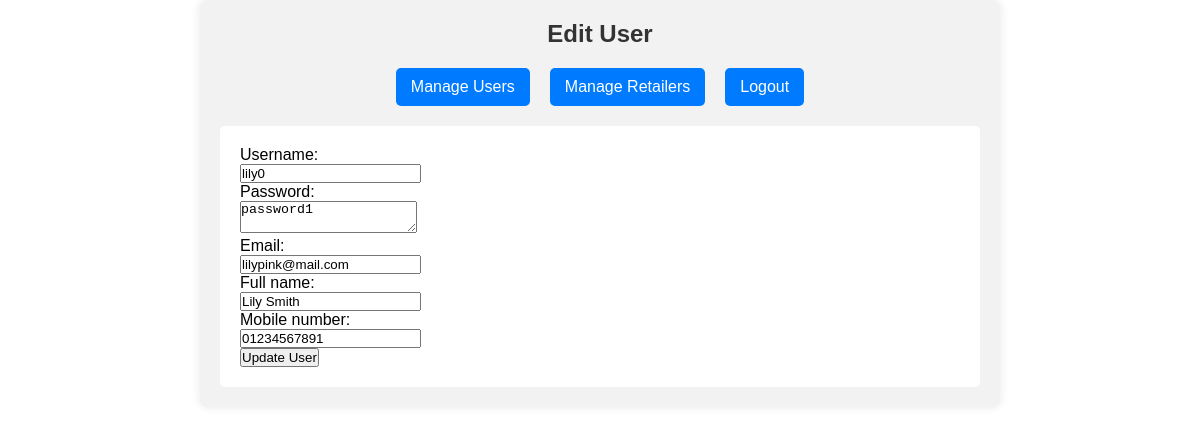
The app's page /admin/edit_user.php?user_id=1 with its own data.
### tables this page shows
CREATE TABLE `users` (
  `user_id` int(11) NOT NULL,
  `username` varchar(50) DEFAULT NULL,
  `password` varchar(50) DEFAULT NULL,
  `email` varchar(50) DEFAULT NULL,
  `full_name` varchar(50) DEFAULT NULL,
  `mobile_number` varchar(11) DEFAULT NULL
);

### admin/edit_user.php (the view, shortened to what this page needs)
<?php
require_once '../database/connect.php';
$user_id = $_GET['user_id'];
$sql = "SELECT * FROM users WHERE user_id = ?";
$stmt = $conn->prepare($sql);
$stmt->bind_param("i", $user_id);
$stmt->execute();
$result = $stmt->get_result();
$row = $result->fetch_assoc();
?>
<!DOCTYPE html>
<html>
<head>
    <link rel="stylesheet" type="text/css" href="../css/style.css">
</head>
<body>
<div class='dashboard'>
    <h1 class='dashboard-title'>Edit User</h1>
    <div class='dashboard-links'>
        <a href='user_management.php' class='dashboard-link'>Manage Users</a>
        <a href='retailer_management.php' class='dashboard-link'>Manage Retailers</a>
        <a href='admin_auth.php?action=logout' class='dashboard-link'>Logout</a>
    </div>
    <div class='content'>
        <form action='process_users.php?action=edit&id=<?php echo $user_id; ?>' method='post'>
            <label for='username'>Username:</label><br>
            <input type='text' id='username' name='username' value='<?php echo $row['username']; ?>'><br>
            <label for='password'>Password:</label><br>
            <textarea id='password' name='password'><?php echo $row['password']; ?></textarea><br>
            <label for='email'>Email:</label><br>
            <input type='text' id='email' name='email' value='<?php echo $row['email']; ?>'><br>
            <label for='full_name'>Full name:</label><br>
            <input type='text' id='full_name' name='full_name' value='<?php echo $row['full_name']; ?>'><br>
            <label for='mobile_number'>Mobile number:</label><br>
            <input type='text' id='mobile_number' name='mobile_number' value='<?php echo $row['mobile_number']; ?>'><br>
            <input type='submit' value='Update User'>
        </form>
    </div>
</div>
</body>
</html>

### css/style.css (style rules this page uses)
* { box-sizing: border-box; margin:0; padding:0; }
body { list-style: none; list-style-type: none; text-decoration: none; font-family: sans-serif; }
.dashboard { max-width: 800px; margin: 0 auto; padding: 20px; background-color: #f2f2f2; border-radius: 8px; box-shadow: 0 0 10px rgba(0, 0, 0, 0.1); }
.dashboard-title { font-size: 24px; color: #333; text-align: center; margin-bottom: 20px; }
.dashboard-links { display: flex; justify-content: center; margin-bottom: 20px; }
.dashboard-link { margin: 0 10px; padding: 10px 15px; background-color: #007bff; color: white; border-radius: 5px; text-decoration: none; }
.content { background-color: #fff; padding: 20px; border-radius: 5px; margin-top: 20px; }

### records on screen
users: username "lily0", password "password1", email "lilypink@mail.com", full_name "Lily Smith", mobile_number "01234567891"
